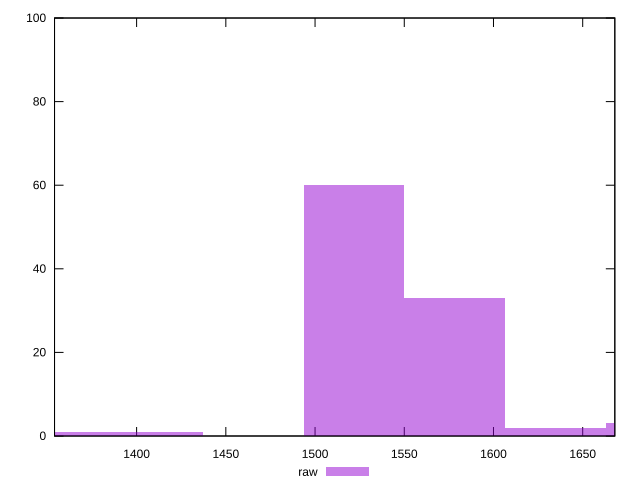

This figure's gnuplot source:
reset

$raw <<EOF
1409.1487191172623 1
1521.8806166466434 60
1634.6125141760242 2
1690.9784629407147 3
1578.246565411334 33
1352.7827703525718 1
EOF

set key outside below
set boxwidth 56.36594876469049
set xrange [1354:1668]
set yrange [0:100]
set trange [0:100]
set style fill transparent solid 0.5 noborder
set terminal svg size 640, 490 enhanced background rgb 'white'
set output "report_00009_2021-02-08T22-37-41.559Z/render-blocking-resources/samples/pages+cached/raw/histogram.svg"

plot $raw title "raw" with boxes

reset
